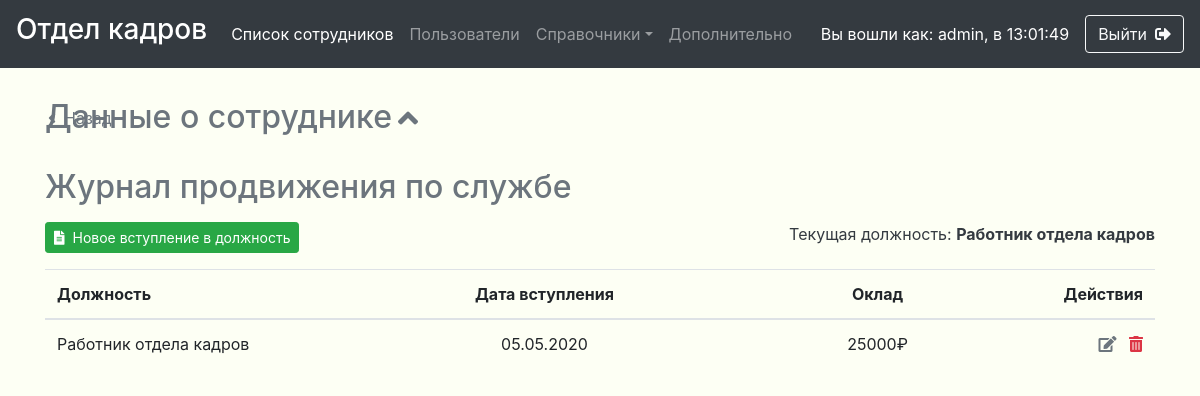
Page /employees/detail?id=2 (signed in) on the committed database.
### tables this page shows
CREATE TABLE `inaguration` (
  `idInaguration` int(11) NOT NULL AUTO_INCREMENT,
  `idEmployee` int(11) NOT NULL,
  `idPost` int(11) NOT NULL,
  `inagurationDate` date NOT NULL,
  PRIMARY KEY (`idInaguration`),
  KEY `inauguration_fk0` (`idEmployee`),
  KEY `inauguration_fk1` (`idPost`),
  CONSTRAINT `inauguration_fk0` FOREIGN KEY (`idEmployee`) REFERENCES `employees` (`idEmployee`),
  CONSTRAINT `inauguration_fk1` FOREIGN KEY (`idPost`) REFERENCES `posts` (`idPost`)
);

CREATE TABLE `posts` (
  `idPost` int(11) NOT NULL AUTO_INCREMENT,
  `postName` varchar(255) NOT NULL,
  `salary` int(11) NOT NULL,
  PRIMARY KEY (`idPost`),
  FULLTEXT KEY `postName` (`postName`)
);

### core/handlers/authorization/is-logged.php (called while the page is built, shortened)
<?
    if (isset($_SESSION['USER'])){
        $logged = TRUE;
        $_USER = $_SESSION['USER'];
    }else{
        $logged = FALSE;
    }
?>

### core/config/config.php (called while the page is built, shortened)
<?
    $_CONFIG = [
        'DATABASE' => [
            'HOST' => 'localhost',
            'NAME' => 'lab1',
            'USERNAME' => 'root',
            'PASS' => '',
            'CHARSET' => 'utf8',
            'CONNECT' => CORE . '/database/db-connect.php'
        ],
        'TEMPLATES' => [
            'HEADER' => TEMPLATES . '/header.php',
            'FOOTER_ALL_SCRIPTS' => TEMPLATES . '/footer-all-scripts.php',
            'FOOTER_BOOTSTRAP' => TEMPLATES . '/footer-bootstrap-scripts.php',
            'FOOTER_CRUD' => TEMPLATES . '/footer-crud.php',
            'FOOTER_REG' => TEMPLATES . '/footer-registration.php',
        ],
        'APPLICATION' => [
            'ACTIONS' => [
                'CRT' => 'create',
                'UPD' => 'update',
                'UPD_DETAIL' => 'update_detail',
                'DEL' => 'delete',
                'UPD_PASS' => 'update_pass',
                'CPY' => 'copy',
                'DETAIL' => 'detail',
                'DISMISS' => 'dismiss',
                'INAGURATE' => 'inagurate',
            ],
        ],
    ];

### core/classes/crudentity/crudentity.php (called while the page is built, shortened)
<?php
abstract class CRUDEntity {
    public static $PDO;
    public static function ExecQuery($query){
        $db = self::$PDO;
        if($db){
            if(is_string($query) && !(preg_match('/;\s/',$query))){
                $str = $db->prepare($query);
                if ($str->execute()){
                    $result = $str->fetchAll(PDO::FETCH_ASSOC);
                    return $result;
                }else{
                    throw new Exception('CRUDEntity::ExecQuery(): '.self::ERRORS['sql_query_recieve']);
                }
            }else if(is_string($query)) {
                $exploded = explode('; ',$query);
                $str = null;
                foreach($exploded as $key => $val){
                    $str = $db->query($val);
                    if (!$str){
                        throw new Exception('CRUDEntity::ExecQuery(): '.self::ERRORS['sql_query_recieve']);
                    }
                }
                $result = $str->fetchAll(PDO::FETCH_ASSOC);
                return $result;
            }
        }else{
            throw new Exception('CRUDEntity::ExecQuery(): '.self::ERRORS['bd_connection']);
        }
    }
    public static function GetByID($id, $table, $id_attr_name, $what_to_select = '*'){
        $db = self::$PDO;
        if (is_numeric($id)){
            $id = (int) $id;
            $str = $db->prepare("SELECT $what_to_select FROM $table WHERE $id_attr_name = $id");
            if ($str->execute()){
                $result = $str->fetch(PDO::FETCH_ASSOC);
                return $result;
            }else{
                throw new Exception('CRUDEntity::GetByID(): '.self::ERRORS['sql_query_recieve']);
            }
        }
    }
    public static function ConnectDB($PDO){
        self::$PDO = $PDO;
    }
}

### core/classes/employees/employee.php (called while the page is built, shortened)
<?php
require_once($_SERVER['DOCUMENT_ROOT'] . "/core/config/config.php");
class Employee extends CRUDEntity{
    private $dismissal;
    function __construct($arr) {
        if (is_array($arr)){
            $check_dismissal_date = (bool) preg_match(DATE_REGEXP, $arr['dismissalDate']);
            $check_id = (bool) preg_match(ID_REGEXP, $arr['idEmployee']);
            $check_name = (bool) preg_match(NAME_REGEXP, $arr['name']);
            $check_tel = (bool) preg_match(TEL_REGEXP, $arr['tel']);
            $check_acceptance_date = (bool) preg_match(DATE_REGEXP, $arr['acceptanceDate']);
            if ($check_dismissal_date) {
                $this->dismissal = date("Y-m-d", strtotime($arr["dismissalDate"]));
            }else{
                $this->dismissal = null;
            }
        }
    }
    public static function GetByID($id, $table = self::table_name, $id_attr_name = self::id_attr_name, $what_to_select = self::what_to_select){
        return new Employee(parent::GetByID($id, $table, $id_attr_name, $what_to_select));
    }
    public function GetDismissalDate(){
        return $this->dismissal;
    }
 }

### core/classes/journal/journal.php (called while the page is built, shortened)
<?php
require_once($_SERVER['DOCUMENT_ROOT'] . "/core/config/config.php");
class Journal extends CRUDEntity{
    public static function GetJournal($id){
        return parent::ExecQuery('SELECT '.self::what_to_select.' FROM '.self::table_name.' INNER JOIN '.self::table_posts.'
	    ON inaguration.idPost = posts.idPost WHERE inaguration.idEmployee = '.$id.' ORDER BY '.self::list_order_by);
    }
 }

### employees/detail.php (the view, shortened to what this page needs)
<?php
    require_once($_SERVER['DOCUMENT_ROOT'] . "/core/config/config.php");
  if (!$logged){
    header("HTTP/1.1 401 Unauthorized");
    include($_SERVER['DOCUMENT_ROOT']."/401.php");
    exit;
  }
  else if(isset($_GET['id']) || isset($_GET['idEmployee'])){
    $id = (int) $_GET['id'];
    $employee = Employee::GetByID($id);
    $journal = Journal::GetJournal($id);
    $ACTIONS = $_CONFIG['APPLICATION']['ACTIONS'];
?>
  <main role="main" id="main">
    <div class="ml-5 mt-2" style='position: absolute;'>
      <a href='index' class="text-muted text-decoration-none" ><i class="fas fa-angle-left mr-2"></i>Назад</a>
    </div>
    <div class="container mb-5">
      <?if ($db):?>
        <div class="mb-3 d-flex justify-content-between flex-column">
          <?if($_USER['GROUP'] != GUEST_GROUP_ID):?>
            <a class='text-decoration-none' data-toggle="collapse" href="#collapse_info" role="button" aria-expanded="false" aria-controls="collapseExample">
              <h2 class='mb-3 text-secondary'>Данные о сотруднике <i class="fas fa-angle-left collapse-arrow"></i></h2>
            </a>
          <?endif;?>
          <h2 class='<?if($_USER['GROUP'] != GUEST_GROUP_ID) echo 'mt-3';?> mb-3 text-secondary'>Журнал продвижения по службе</h2>
          <div class="mb-3 d-flex justify-content-between">
            <?if($_USER['GROUP'] != GUEST_GROUP_ID):?>
              <button type="button" class="btn btn-sm btn-success mr-3" data-toggle="modal" data-target="#<?=$ACTIONS['CRT']?>_modal"><i class="fas fa-file-alt mr-2"></i>Новое вступление в должность</button>
            <?endif;?>
            <div class='text-dark'>
              <?if($employee->GetDismissalDate()):?>
                Текущее состояние: <strong>уволен</strong>
              <?elseif(count($journal)>0):?>
                Текущая должность: <strong><?=$journal[0]['postName']?></strong>
              <?endif;?>
            </div>
          </div>
          <div class="table-responsive">
            <table class="w-100 table employees-work-table">
              <thead>
                <tr>
                  <th>Должность</th>
                  <th class="text-center">Дата вступления</th>
                  <th class="<?if($_USER['GROUP'] != GUEST_GROUP_ID) echo 'text-center'; else echo 'text-right';?>">Оклад</th>
                  <?if($_USER['GROUP'] != GUEST_GROUP_ID):?>
                    <th class="text-right">Действия</th>
                  <?endif;?>
                </tr>
              </thead>
              <tbody>
              <?if (count($journal)>0):?>
                <?foreach($journal as $key => $journal_value):?>
                  <tr class="entity-row" id='journal_id<?=$result_value['idInaguration']?>' data-entity='<?=json_encode($journal_value)?>'>
                    <td><?=$journal_value['postName']?></td>
                    <td class="text-center"><?=date("d.m.Y", strtotime($journal_value['inagurationDate']))?></td>
                    <td class="<?if($_USER['GROUP'] != GUEST_GROUP_ID) echo 'text-center'; else echo 'text-right';?>"><?=$journal_value['salary']?>₽</td>
                    <?if($_USER['GROUP'] != GUEST_GROUP_ID):?>
                      <td class="text-right">
                        <button title="Редактировать" class="crud-modal-toggler text-muted mr-2" data-toggle="modal" data-target="#<?=$ACTIONS['UPD']?>_modal"><i class="fas fa-edit"></i></button>
                        <?if($_USER['GROUP'] == DIRECTOR_GROUP_ID || $_USER['IS_ADMIN']):?>
                          <button title="Удалить" class="crud-modal-toggler text-danger" data-toggle="modal" data-target="#<?=$ACTIONS['DEL']?>_modal"><i class="fas fa-trash-alt"></i></button>
                        <?endif;?>
                      </td>
                    <?endif;?>
                  </tr>
                <?endforeach;
            endif;?>
              </tbody>
            </table>
          </div>
        </div>
      <?endif;?>
    </div>
</main>
<?
}
?>

### core/src/css/main.css (style rules this page uses)
body { color: #5a5a5a; background-color: #f7ffb725; }
button.crud-modal-toggler { background: none; border: none; padding: 0; outline: none; }
.employees-work-table td:nth-of-type(1), .employees-work-table th:nth-of-type(1) { width: 30%; }
.employees-work-table td:nth-of-type(2), .employees-work-table th:nth-of-type(2) { width: 30%; }
.employees-work-table td:nth-of-type(3), .employees-work-table th:nth-of-type(3) { width: 30%; }
.employees-work-table td:nth-of-type(4), .employees-work-table th:nth-of-type(4) { width: 10%; }
#main { margin-top: 30px; }
.collapse-arrow { position: relative; top: 2px; transform: rotate(-270deg); transition: all 0.2s ease; }
body { min-height: 100vh; }

### core/src/css/all.css (style rules this page uses)
.fa, .fas, .far, .fal, .fad, .fab { -moz-osx-font-smoothing: grayscale; -webkit-font-smoothing: antialiased; display: inline-block; font-style: normal; font-variant: normal; text-rendering: auto; line-height: 1; }
.fa-angle-left:before { content: "\f104"; }
.fa-edit:before { content: "\f044"; }
.fa-file-alt:before { content: "\f15c"; }
.fa-trash-alt:before { content: "\f2ed"; }
.fa, .fas { font-family: 'Font Awesome 5 Free'; font-weight: 900; }

### rows in the picture
inaguration: idPost.postName "Работник отдела кадров", inagurationDate "05.05.2020", idPost.salary "25000"

### other values in the picture
$_USER['LOGIN'] "admin"
$_USER['LOGIN_TIME'] "13:01:49"
